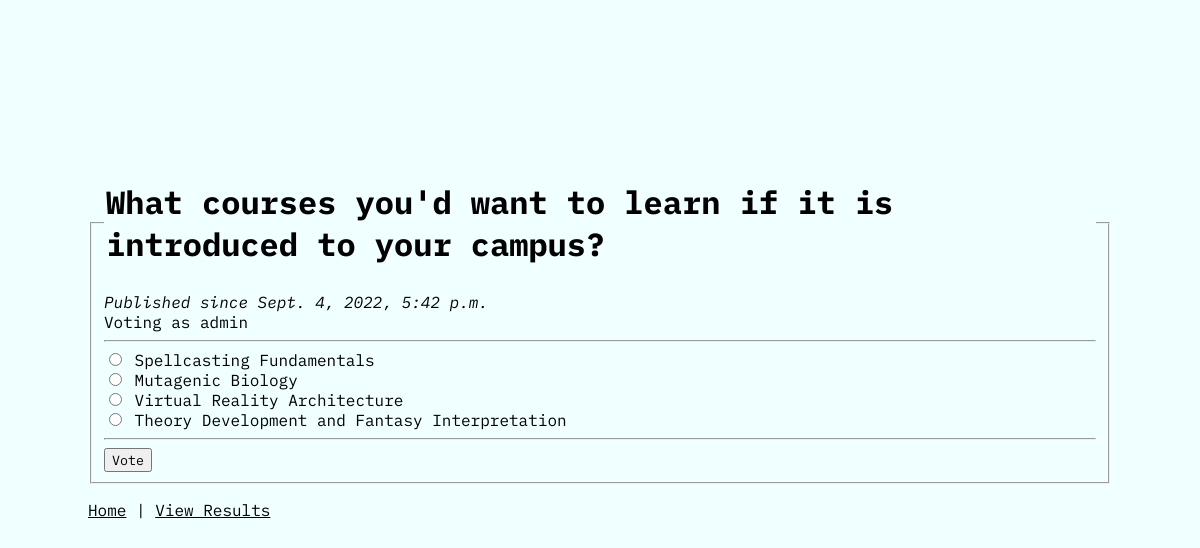
The page /polls/3/ (signed in) on the database its author committed.
### polls/models.py (models this page shows, shortened)
class Question(models.Model):
    question_text = models.CharField(max_length=280)
    publish_date = models.DateTimeField("date published")
    end_date = models.DateTimeField("date closed", default=None, null=True, blank=True)
    visibilty = models.BooleanField("poll visibility", default=True)
    def is_published(self):
        if not self.visibilty:
            return False
        return timezone.now() >= self.publish_date
    def can_vote(self):
        if not self.is_published():
            return False
        if not self.end_date:
            return True
        return self.end_date >= timezone.now() >= self.publish_date

class Choice(models.Model):
    question = models.ForeignKey(Question, on_delete=models.CASCADE)
    choice_text = models.CharField(max_length=80)

### polls/views.py (the view)
# urls.py: path("<int:pk>/", views.DetailsView.as_view(), name="details"),
class DetailsView(generic.DetailView):
    model = Question
    template_name = "polls/details.html"
    def dispatch(self, request, *args, **kwargs):
        self.question_id = kwargs["pk"]
        question = Question.objects.get(pk=self.question_id)
        if not question.is_published():
            raise Http404("Question is unpublished")
        if not question.can_vote():
            return redirect("polls:results", pk=self.question_id)
        return super(DetailsView, self).dispatch(request, *args, **kwargs)
    def get_context_data(self, **kwargs):
        question = Question.objects.get(pk=self.question_id)
        context = super().get_context_data(**kwargs)
        user = self.request.user
        if user.is_authenticated:
            try:
                selected_choice = VoteData.objects.get(
                    user=user, choice__in=question.choice_set.all()
                ).choice.choice_text
                context["selected_choice"] = selected_choice
            except VoteData.DoesNotExist:
                pass  # Do nothing here, selected_choice is not set
        return context
    def get_queryset(self):
        return Question.objects.filter(id__in=get_published())

### polls/views.py (called while the page is built)
def get_published():
    questions = Question.objects.all()
    return [q.id for q in questions if q.is_published()]

### polls/templates/polls/details.html (shortened to what this page needs)
{% load static %}
<html lang="en_US">
<head>
    <link rel="stylesheet" href="{% static 'polls/style.css' %}">
</head>
<body>
    <div class="container">
        <form action="{% url 'polls:vote' question.id %}" method="post">
            <fieldset>
                <legend>
                    <h1>{{ question.question_text }}</h1>
                </legend>
                <i>Published since {{ question.publish_date }}</i>
                {% if user.is_authenticated %}
                <br>Voting as {{ user.username }}
                {% else %}
                <br><b>You must <a href="/accounts/login/?next={% url 'polls:details' question.id %}">sign in</a> first
                    before voting!</b>
                {% endif %}
                <hr class="solid">
                {% for choice in question.choice_set.all %}
                {% if choice.choice_text == selected_choice %}
                <input type="radio" checked="true" name="choice" id="choice{{ forloop.counter }}"
                    value="{{ choice.id }}">
                {% else %}
                <input type="radio" name="choice" id="choice{{ forloop.counter }}" value="{{ choice.id }}">
                {% endif %}
                <label for="choice{{ forloop.counter }}">{{ choice.choice_text }}</label><br />
                {% endfor %}
                <hr class="solid">
                <button type="submit">Vote</button>
            </fieldset>
        </form>
        <a href="{% url 'polls:index' %}">Home</a> | <a href="{% url 'polls:results' question.id %}">View Results</a>
    </div>
</body>
</html>

### polls/static/polls/style.css (style rules this page uses)
body { font-family: 'IBM Plex Mono', monospace; background-color: azure; }
a { color: black; }
div.container { margin: 10rem 5rem; }
button { font-family: 'IBM Plex Mono', monospace; }

### rows shown on the page
Question: question_text "What courses you'd want to learn if it is introduced to your campus?", publish_date "Sept. 4, 2022, 5:42 p.m."
Choice: choice_text "Spellcasting Fundamentals"
Choice: choice_text "Mutagenic Biology"
Choice: choice_text "Virtual Reality Architecture"
Choice: choice_text "Theory Development and Fantasy Interpretation"

### other values the page prints
{{ user.username }} "admin"
